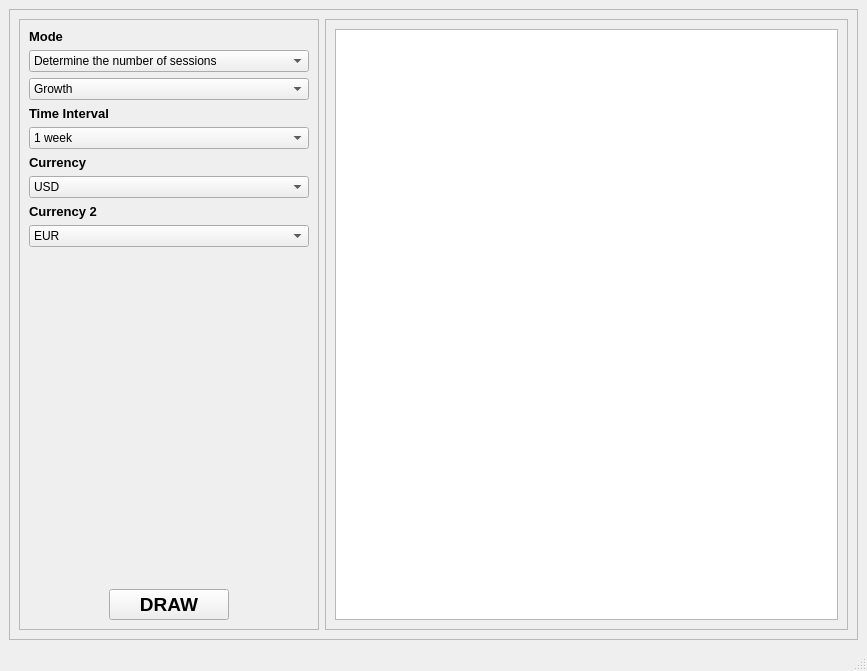
<?xml version="1.0" encoding="UTF-8"?>
<ui version="4.0">
 <class>MainWindow</class>
 <widget class="QMainWindow" name="MainWindow">
  <property name="geometry">
   <rect>
    <x>0</x>
    <y>0</y>
    <width>867</width>
    <height>671</height>
   </rect>
  </property>
  <property name="windowTitle">
   <string>MainWindow</string>
  </property>
  <widget class="QWidget" name="centralwidget">
   <layout class="QGridLayout" name="gridLayout">
    <item row="0" column="0">
     <widget class="QFrame" name="frame">
      <property name="frameShape">
       <enum>QFrame::StyledPanel</enum>
      </property>
      <property name="frameShadow">
       <enum>QFrame::Raised</enum>
      </property>
      <layout class="QGridLayout" name="gridLayout_2">
       <item row="0" column="0">
        <widget class="QFrame" name="frame_2">
         <property name="maximumSize">
          <size>
           <width>300</width>
           <height>16777215</height>
          </size>
         </property>
         <property name="frameShape">
          <enum>QFrame::StyledPanel</enum>
         </property>
         <property name="frameShadow">
          <enum>QFrame::Raised</enum>
         </property>
         <layout class="QGridLayout" name="gridLayout_3">
          <item row="4" column="0">
           <spacer name="verticalSpacer">
            <property name="orientation">
             <enum>Qt::Vertical</enum>
            </property>
            <property name="sizeHint" stdset="0">
             <size>
              <width>20</width>
              <height>290</height>
             </size>
            </property>
           </spacer>
          </item>
          <item row="0" column="0">
           <layout class="QVBoxLayout" name="verticalLayout">
            <item>
             <widget class="QLabel" name="label">
              <property name="font">
               <font>
                <pointsize>10</pointsize>
                <weight>75</weight>
                <bold>true</bold>
               </font>
              </property>
              <property name="text">
               <string>Mode</string>
              </property>
             </widget>
            </item>
            <item>
             <widget class="QComboBox" name="comboBox">
              <property name="minimumSize">
               <size>
                <width>0</width>
                <height>0</height>
               </size>
              </property>
              <property name="font">
               <font>
                <pointsize>9</pointsize>
               </font>
              </property>
              <item>
               <property name="text">
                <string>Determine the number of sessions</string>
               </property>
              </item>
              <item>
               <property name="text">
                <string>Statistic measures</string>
               </property>
              </item>
              <item>
               <property name="text">
                <string>Changes distribution</string>
               </property>
              </item>
             </widget>
            </item>
            <item>
             <widget class="QComboBox" name="comboBox_2">
              <property name="font">
               <font>
                <pointsize>9</pointsize>
               </font>
              </property>
              <item>
               <property name="text">
                <string>Growth </string>
               </property>
              </item>
              <item>
               <property name="text">
                <string>Inheritance</string>
               </property>
              </item>
              <item>
               <property name="text">
                <string>No change</string>
               </property>
              </item>
             </widget>
            </item>
           </layout>
          </item>
          <item row="1" column="0">
           <layout class="QVBoxLayout" name="verticalLayout_2">
            <item>
             <widget class="QLabel" name="label_2">
              <property name="font">
               <font>
                <pointsize>10</pointsize>
                <weight>75</weight>
                <bold>true</bold>
               </font>
              </property>
              <property name="text">
               <string>Time Interval</string>
              </property>
             </widget>
            </item>
            <item>
             <widget class="QComboBox" name="comboBox_3">
              <property name="font">
               <font>
                <pointsize>9</pointsize>
               </font>
              </property>
              <item>
               <property name="text">
                <string>1 week</string>
               </property>
              </item>
              <item>
               <property name="text">
                <string>2 weeks</string>
               </property>
              </item>
              <item>
               <property name="text">
                <string>1 month</string>
               </property>
              </item>
              <item>
               <property name="text">
                <string>1 quarter </string>
               </property>
              </item>
              <item>
               <property name="text">
                <string>half a year</string>
               </property>
              </item>
              <item>
               <property name="text">
                <string>1 year</string>
               </property>
              </item>
             </widget>
            </item>
           </layout>
          </item>
          <item row="2" column="0">
           <layout class="QVBoxLayout" name="verticalLayout_3">
            <item>
             <widget class="QLabel" name="label_3">
              <property name="font">
               <font>
                <pointsize>10</pointsize>
                <weight>75</weight>
                <bold>true</bold>
               </font>
              </property>
              <property name="text">
               <string>Currency</string>
              </property>
             </widget>
            </item>
            <item>
             <widget class="QComboBox" name="comboBox_4">
              <property name="font">
               <font>
                <pointsize>9</pointsize>
               </font>
              </property>
              <item>
               <property name="text">
                <string>USD</string>
               </property>
              </item>
              <item>
               <property name="text">
                <string>CHF</string>
               </property>
              </item>
              <item>
               <property name="text">
                <string>AUD</string>
               </property>
              </item>
              <item>
               <property name="text">
                <string>GBP</string>
               </property>
              </item>
              <item>
               <property name="text">
                <string>UAH</string>
               </property>
              </item>
              <item>
               <property name="text">
                <string>EUR</string>
               </property>
              </item>
             </widget>
            </item>
           </layout>
          </item>
          <item row="3" column="0">
           <layout class="QVBoxLayout" name="verticalLayout_4">
            <item>
             <widget class="QLabel" name="label_4">
              <property name="font">
               <font>
                <pointsize>10</pointsize>
                <weight>75</weight>
                <bold>true</bold>
               </font>
              </property>
              <property name="text">
               <string>Currency 2</string>
              </property>
             </widget>
            </item>
            <item>
             <widget class="QComboBox" name="comboBox_5">
              <property name="font">
               <font>
                <pointsize>9</pointsize>
               </font>
              </property>
              <item>
               <property name="text">
                <string>EUR</string>
               </property>
              </item>
              <item>
               <property name="text">
                <string>GBP</string>
               </property>
              </item>
              <item>
               <property name="text">
                <string>UAH</string>
               </property>
              </item>
              <item>
               <property name="text">
                <string>USD</string>
               </property>
              </item>
              <item>
               <property name="text">
                <string>AUD</string>
               </property>
              </item>
              <item>
               <property name="text">
                <string>CHF</string>
               </property>
              </item>
             </widget>
            </item>
           </layout>
          </item>
          <item row="5" column="0">
           <layout class="QHBoxLayout" name="horizontalLayout">
            <item>
             <spacer name="horizontalSpacer">
              <property name="orientation">
               <enum>Qt::Horizontal</enum>
              </property>
              <property name="sizeHint" stdset="0">
               <size>
                <width>88</width>
                <height>20</height>
               </size>
              </property>
             </spacer>
            </item>
            <item>
             <widget class="QPushButton" name="pushButton">
              <property name="minimumSize">
               <size>
                <width>120</width>
                <height>0</height>
               </size>
              </property>
              <property name="font">
               <font>
                <pointsize>14</pointsize>
                <weight>75</weight>
                <bold>true</bold>
               </font>
              </property>
              <property name="text">
               <string>DRAW</string>
              </property>
              <property name="icon">
               <iconset resource="icons.qrc">
                <normaloff>:/images/images/pencil.png</normaloff>:/images/images/pencil.png</iconset>
              </property>
             </widget>
            </item>
            <item>
             <spacer name="horizontalSpacer_2">
              <property name="orientation">
               <enum>Qt::Horizontal</enum>
              </property>
              <property name="sizeHint" stdset="0">
               <size>
                <width>87</width>
                <height>20</height>
               </size>
              </property>
             </spacer>
            </item>
           </layout>
          </item>
         </layout>
        </widget>
       </item>
       <item row="0" column="1">
        <widget class="QFrame" name="frame_3">
         <property name="frameShape">
          <enum>QFrame::StyledPanel</enum>
         </property>
         <property name="frameShadow">
          <enum>QFrame::Raised</enum>
         </property>
         <layout class="QGridLayout" name="gridLayout_4">
          <item row="0" column="0">
           <widget class="PlotWidget" name="graphicsView"/>
          </item>
         </layout>
        </widget>
       </item>
      </layout>
     </widget>
    </item>
   </layout>
  </widget>
  <widget class="QStatusBar" name="statusbar"/>
 </widget>
 <customwidgets>
  <customwidget>
   <class>PlotWidget</class>
   <extends>QGraphicsView</extends>
   <header>pyqtgraph</header>
  </customwidget>
 </customwidgets>
 <resources>
  <include location="icons.qrc"/>
 </resources>
 <connections/>
</ui>
